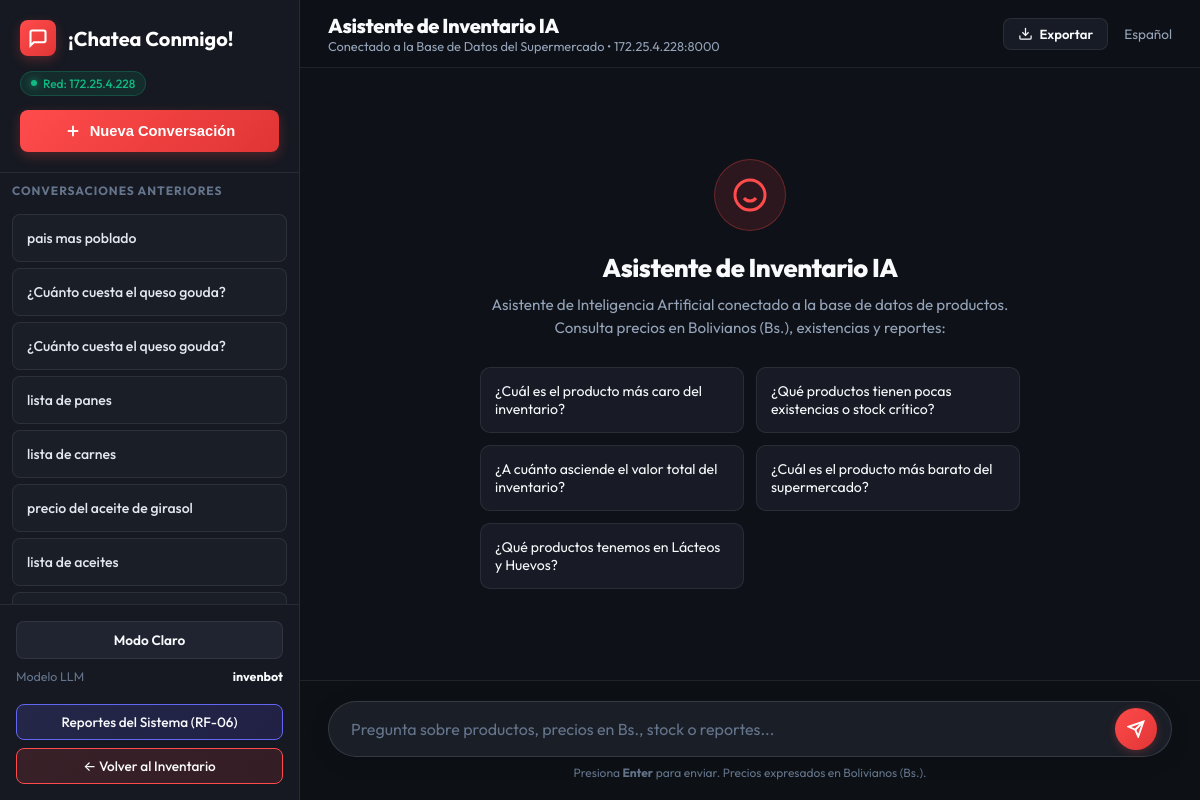
The app's page /chat/, older data.
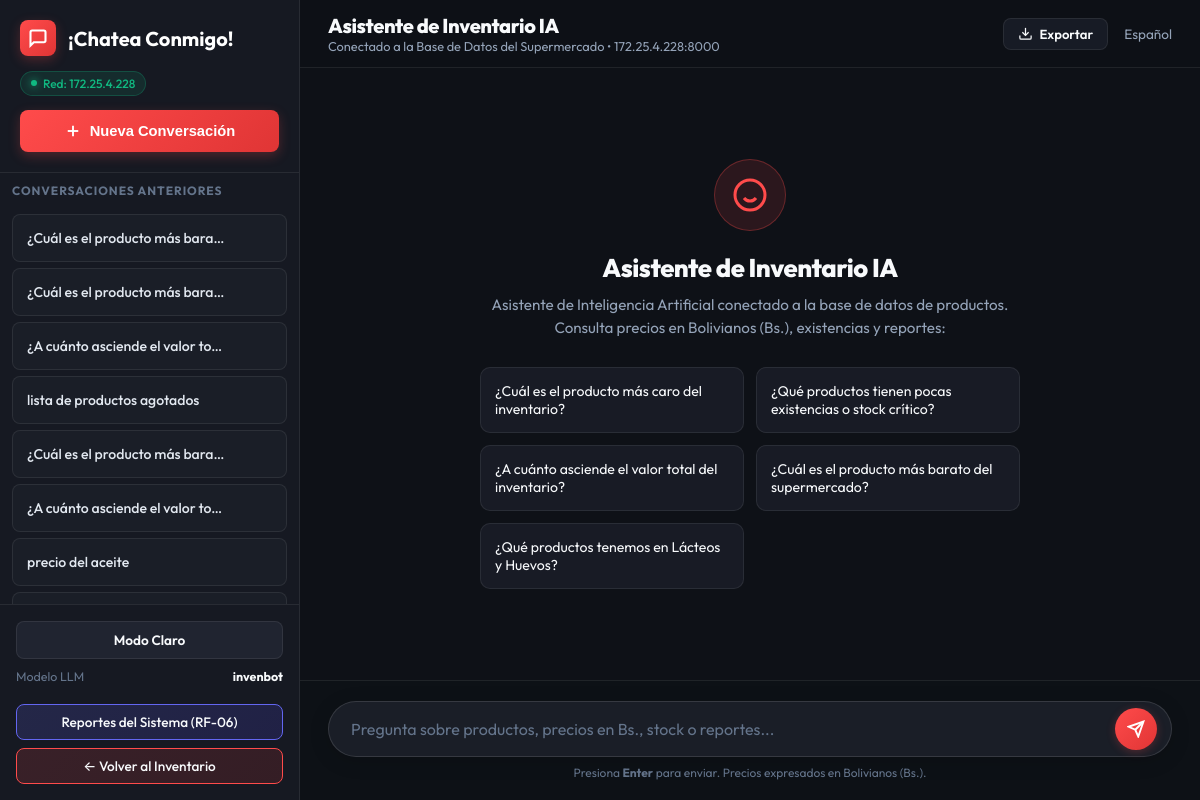
The same page, newer data.
### ai_chat/models.py (models this page shows)
class ChatSession(models.Model):
    user = models.CharField(max_length=100)
    created_at = models.DateTimeField(auto_now_add=True)
    @property
    def title(self):
        first_msg = self.message.filter(sender__in=['User', 'Usuario']).first()
        if first_msg:
            txt = first_msg.message.strip().replace('\n', ' ')
            return (txt[:35] + '...') if len(txt) > 35 else txt
        return f"Conversación #{self.id}"

class Message(models.Model):
    session = models.ForeignKey(ChatSession, on_delete=models.CASCADE, related_name='message')
    sender = models.CharField(max_length=100)
    message = models.TextField()
    timestamp = models.DateTimeField(auto_now_add=True)

### ai_chat/views.py (the view)
# urls.py: path('chat/', views.chat, name='chat'),
def chat(request):
    sessions = ChatSession.objects.order_by('-created_at')
    model_name = os.getenv('OLLAMA_MODEL', 'invenbot')
    host_ip = request.get_host().split(':')[0]
    session_id = request.GET.get('session')
    active_session = None
    initial_messages = []
    if session_id:
        active_session = ChatSession.objects.filter(id=session_id).first()
        if active_session:
            initial_messages = list(active_session.message.order_by('timestamp'))
    return render(request, 'chat.html', {
        'sessions': sessions,
        'model_name': model_name,
        'host_ip': host_ip,
        'roles': ROLES_METADATA,
        'roles_json': json.dumps(ROLES_METADATA),
        'active_session': active_session,
        'initial_messages': initial_messages,
    })

### ai_chat/templates/chat.html (shortened to what this page needs)
<!DOCTYPE html>
<html lang="es">
<head>
</head>
<body>
    <aside class="sidebar" id="sidebar">
        <div class="sidebar-header">
            <div class="brand-logo">
                <div class="brand-icon">
                    <svg width="20" height="20" viewBox="0 0 24 24" fill="none" stroke="currentColor" stroke-width="2.5">
                        <path d="M21 15a2 2 0 0 1-2 2H7l-4 4V5a2 2 0 0 1 2-2h14a2 2 0 0 1 2 2z"></path>
                    </svg>
                </div>
                <span>¡Chatea Conmigo!</span>
            </div>
            <div class="network-badge" title="Servidor disponible en la subred 172.25.4.228/25">
                <span class="network-dot"></span>
                <span>Red: 172.25.4.228</span>
            </div>
            <div style="margin-top: 14px;">
                <button class="btn-new-chat" id="btnNewChat">
                    <svg width="18" height="18" viewBox="0 0 24 24" fill="none" stroke="currentColor" stroke-width="2.5">
                        <line x1="12" y1="5" x2="12" y2="19"></line>
                        <line x1="5" y1="12" x2="19" y2="12"></line>
                    </svg>
                    <span>Nueva Conversación</span>
                </button>
            </div>
        </div>
        <div class="sidebar-sessions-title">Conversaciones Anteriores</div>
        <div class="sidebar-sessions" id="sessionsList">
            {% for s in sessions %}
            <div class="session-item {% if active_session and active_session.id == s.id %}active{% endif %}" data-session-id="{{ s.id }}" onclick="cargarConversacion({{ s.id }})">
                <span class="session-title">{{ s.title }}</span>
            </div>
            {% empty %}
            <div style="padding: 16px; font-size: 0.85rem; color: var(--text-muted); text-align: center;">
                Aún no hay conversaciones anteriores.
            </div>
            {% endfor %}
        </div>
        <div class="sidebar-footer">
            <button class="btn-theme-toggle" id="btnThemeToggle" onclick="alternarTema()" title="Cambiar tema de la interfaz">
                <span id="themeText">Modo Claro</span>
            </button>
            <div class="info-pill">
                <span>Modelo LLM</span>
                <strong style="color: var(--text-primary);">{{ model_name }}</strong>
            </div>
            <div style="display:flex; flex-direction:column; gap:8px; margin-top:10px;">
                <a href="/reportes/" class="btn-inventory-link" style="background: linear-gradient(135deg, rgba(99, 102, 241, 0.18), rgba(79, 70, 229, 0.18)); border: 1px solid #6366f1; color: var(--text-primary); text-decoration: none; text-align: center;">
                    Reportes del Sistema (RF-06)
                </a>
                <a href="/" class="btn-inventory-link" style="background: linear-gradient(135deg, rgba(255, 75, 75, 0.15), rgba(224, 53, 53, 0.15)); border: 1px solid var(--primary); color: var(--text-primary); text-decoration: none; text-align: center;">
                    ← Volver al Inventario
                </a>
            </div>
        </div>
    </aside>
    <main class="main-chat">
        <header class="chat-topbar">
            <div class="topbar-title">
                <h2 id="currentChatTitle">{% if active_session %}{{ active_session.title }}{% else %}Asistente de Inventario IA{% endif %}</h2>
                <span class="topbar-subtitle">Conectado a la Base de Datos del Supermercado • 172.25.4.228:8000</span>
            </div>
            <div class="topbar-actions">
                <div class="export-container">
                    <button class="btn-export" id="btnExportToggle" onclick="toggleMenuExportar(event)" title="Exportar historial de la conversación">
                        <svg width="15" height="15" viewBox="0 0 24 24" fill="none" stroke="currentColor" stroke-width="2">
                            <path d="M21 15v4a2 2 0 0 1-2 2H5a2 2 0 0 1-2-2v-4"></path>
                            <polyline points="7 10 12 15 17 10"></polyline>
                            <line x1="12" y1="15" x2="12" y2="3"></line>
                        </svg>
                        <span>Exportar</span>
                    </button>
                </div>
                <span style="font-size: 0.85rem; color: var(--text-secondary); margin-left: 4px;">Español</span>
            </div>
        </header>
        <div class="chat-messages" id="chatMessages">
            {% if initial_messages %}
                {% for m in initial_messages %}
                <div class="message-row {% if m.sender in 'User Usuario user' %}user{% else %}bot{% endif %}">
                    <div class="avatar {% if m.sender in 'User Usuario user' %}user-avatar{% else %}bot-avatar{% endif %}">
                        {% if m.sender in 'User Usuario user' %}
                        <svg width="22" height="22" viewBox="0 0 24 24" fill="none" stroke="currentColor" stroke-width="2" stroke-linecap="round" stroke-linejoin="round">
                            <circle cx="12" cy="12" r="10"></circle>
                            <path d="M8 14s1.5 2 4 2 4-2 4-2"></path>
                            <line x1="9" y1="9" x2="9.01" y2="9"></line>
                            <line x1="15" y1="9" x2="15.01" y2="9"></line>
                        </svg>
                        {% else %}
                        B
                        {% endif %}
                    </div>
                    <div class="message-bubble">
                        {{ m.message|linebreaksbr }}
                        {% if m.sender not in 'User Usuario user' %}
                        <div class="message-footer">
                            <span class="metric-badge" title="Tiempo de respuesta del modelo en CPU">
                                0.1s • Ollama Local
                            </span>
                            <div class="msg-actions">
                                <button class="btn-msg-action" onclick="copiarTexto(this)" title="Copiar respuesta al portapapeles">
                                    Copiar
                                </button>
                            </div>
                        </div>
                        {% endif %}
                    </div>
                </div>
                {% endfor %}
            {% else %}
            <div class="empty-state" id="emptyState">
                <div class="empty-icon">
                    <svg width="36" height="36" viewBox="0 0 24 24" fill="none" stroke="currentColor" stroke-width="2">
                        <circle cx="12" cy="12" r="10"></circle>
                        <path d="M8 14s1.5 2 4 2 4-2 4-2"></path>
                        <line x1="9" y1="9" x2="9.01" y2="9"></line>
                        <line x1="15" y1="9" x2="15.01" y2="9"></line>
                    </svg>
                </div>
                <h3 class="empty-title">Asistente de Inventario IA</h3>
                <p class="empty-desc">
                    Asistente de Inteligencia Artificial conectado a la base de datos de productos. Consulta precios en Bolivianos (Bs.), existencias y reportes:
                </p>
                <div class="suggestion-grid">
                    <button class="suggestion-btn" onclick="usarSugerencia('¿Cuál es el producto más caro del inventario?')">
                        ¿Cuál es el producto más caro del inventario?
                    </button>
                    <button class="suggestion-btn" onclick="usarSugerencia('¿Qué productos tienen pocas existencias o stock crítico?')">
                        ¿Qué productos tienen pocas existencias o stock crítico?
                    </button>
                    <button class="suggestion-btn" onclick="usarSugerencia('¿A cuánto asciende el valor total del inventario?')">
                        ¿A cuánto asciende el valor total del inventario?
                    </button>
                    <button class="suggestion-btn" onclick="usarSugerencia('¿Cuál es el producto más barato del supermercado?')">
                        ¿Cuál es el producto más barato del supermercado?
                    </button>
                    <button class="suggestion-btn" onclick="usarSugerencia('¿Qué productos tenemos en la categoría Lácteos y Huevos?')">
                        ¿Qué productos tenemos en Lácteos y Huevos?
                    </button>
                </div>
            </div>
            {% endif %}
        </div>
        <div class="chat-input-wrapper">
            <form id="chatForm" onsubmit="enviarMensaje(event)">
                <div class="chat-input-container">
                    <input
                        type="text"
                        class="chat-input"
                        id="messageInput"
                        placeholder="Pregunta sobre productos, precios en Bs., stock o reportes..."
                        autocomplete="off"
                        required
                    />
                    <button type="submit" class="btn-send" id="btnSend" title="Enviar mensaje">
                        <svg width="18" height="18" viewBox="0 0 24 24" fill="none" stroke="currentColor" stroke-width="2.5">
                            <line x1="22" y1="2" x2="11" y2="13"></line>
                            <polygon points="22 2 15 22 11 13 2 9 22 2"></polygon>
                        </svg>
                    </button>
                </div>
            </form>
            <div class="input-hint">
                Presiona <strong>Enter</strong> para enviar. Precios expresados en Bolivianos (Bs.).
            </div>
        </div>
    </main>
</body>
</html>

Row changes from the older to the newer data that the page shows:
no longer on this page (row unchanged): ChatSession: title "pais mas poblado"
no longer on this page (row unchanged): ChatSession: title "¿Cuánto cuesta el queso gouda?"
no longer on this page (row unchanged): ChatSession: title "¿Cuánto cuesta el queso gouda?"
no longer on this page (row unchanged): ChatSession: title "lista de panes"
no longer on this page (row unchanged): ChatSession: title "lista de carnes"
no longer on this page (row unchanged): ChatSession: title "precio del aceite de girasol"
no longer on this page (row unchanged): ChatSession: title "lista de aceites"
added ChatSession: title "¿Cuál es el producto más bara…"
added ChatSession: title "¿Cuál es el producto más bara…"
added ChatSession: title "¿A cuánto asciende el valor to…"
added ChatSession: title "lista de productos agotados"
added ChatSession: title "¿Cuál es el producto más bara…"
added ChatSession: title "¿A cuánto asciende el valor to…"
added ChatSession: title "precio del aceite"
